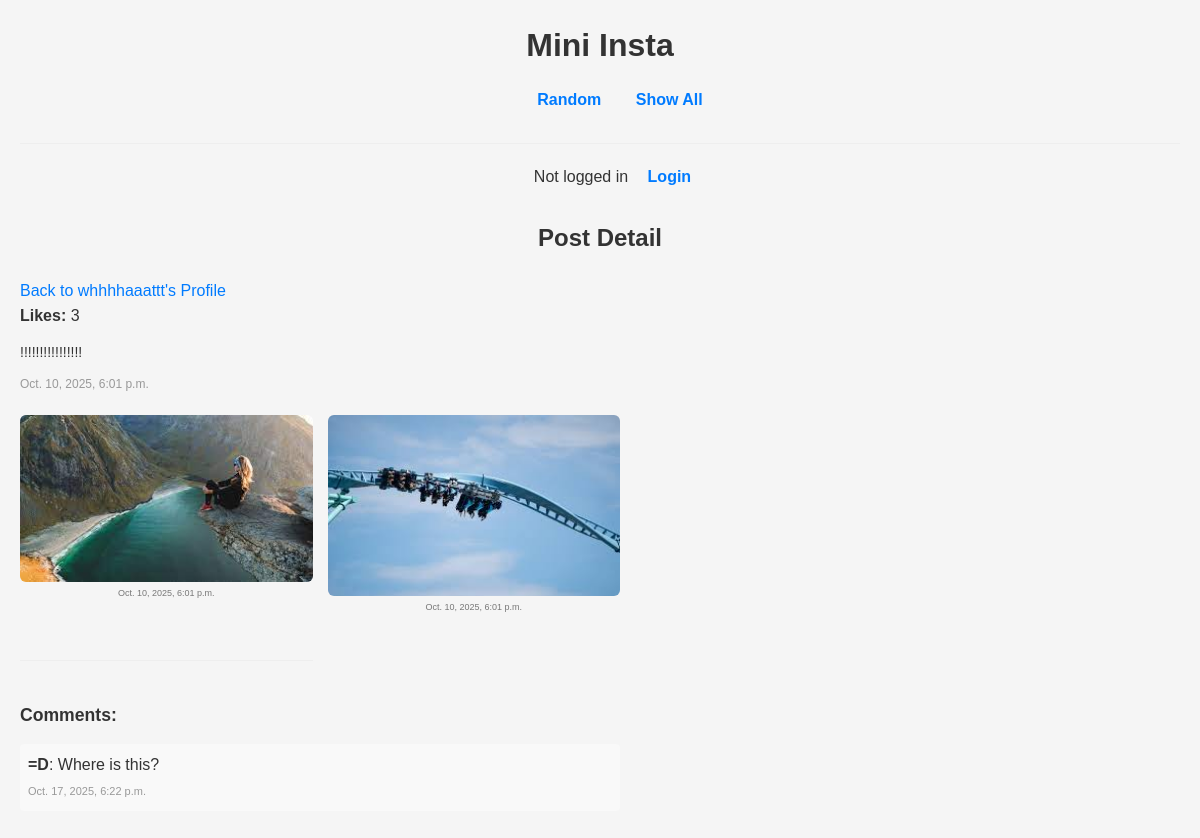
Screenshot of /mini_insta/post/15 with the database file from the repository.
### mini_insta/models.py (models this page shows, shortened)
class Post(models.Model):
    profile = models.ForeignKey(Profile, on_delete=models.CASCADE)
    timestamp = models.DateTimeField(auto_now=True)
    caption = models.TextField(max_length= 1000, blank=True)
    def get_all_photos(self):
        photos = Photo.objects.filter(post = self)
        return photos
    def get_all_comments(self):
        return Comment.objects.filter(post=self)
    def get_num_likes(self):
        return Like.objects.filter(post=self).count()
    class Meta:
        ordering = ['-timestamp']

class Profile(models.Model):
    username = models.CharField(max_length=50, unique=True)
    display_name = models.CharField(max_length=100)
    profile_image_url = models.URLField(blank=True)
    bio_text = models.TextField(max_length=500, blank=True)
    join_date = models.DateTimeField(auto_now=True)
    user = models.ForeignKey(User, on_delete=models.CASCADE)
    class Meta:
        ordering = ['-join_date']

class Photo(models.Model):
    post = models.ForeignKey(Post, on_delete=models.CASCADE)
    image_url = models.URLField(blank=True)
    image_file = models.ImageField(blank=True)
    timestamp = models.DateTimeField(auto_now=True)
    def get_image_url(self):
        if self.image_url:
            return self.image_url
        else:
            return self.image_file.url
    class Meta:
        ordering = ['-timestamp']

class Comment(models.Model):
    post = models.ForeignKey('Post', on_delete=models.CASCADE)
    profile = models.ForeignKey('Profile', on_delete=models.CASCADE)
    timestamp = models.DateTimeField(auto_now_add=True)
    text = models.TextField(max_length=1000)
    class Meta:
        ordering = ['-timestamp']

### mini_insta/views.py (the view)
# urls.py: path('post/<int:pk>', PostDetailView.as_view(), name="show_post"),
class PostDetailView(DetailView):
    model = Post
    template_name = "mini_insta/show_post.html"
    context_object_name = "post"
    def get_context_data(self, **kwargs):
        context = super().get_context_data(**kwargs)
        post = self.get_object()
        user = self.request.user
        if user.is_authenticated:
            profile = Profile.objects.filter(user=user).first()
            if profile:
                context['is_own_post'] = (profile == post.profile)
                context['user_liked'] = Like.objects.filter(post=post, profile=profile).exists()
            else:
                context['is_own_post'] = False
                context['user_liked'] = False
        else:
            context['is_own_post'] = False
            context['user_liked'] = False
        return context

### mini_insta/templates/mini_insta/show_post.html (shortened to what this page needs)
{% extends 'mini_insta/base.html' %}
{% block content %}
<h2>Post Detail</h2>
<div class="post-detail-container">
    <p>
        <a href="{% url 'show_profile' post.profile.pk %}"> Back to {{ post.profile.display_name }}'s Profile</a>
    </p>
    <p><strong>Likes:</strong> {{ post.get_num_likes }}</p>
    <p class="post-caption">{{ post.caption }}</p>
    <p class="post-timestamp">{{ post.timestamp }}</p>
    <div class="post-photos-container">
        {% for photo in post.get_all_photos %}
            <div class="post-photo">
                <img src= "{{ photo.get_image_url }}" alt="Post photo" class="post-image">
                <p class="photo-timestamp">{{ photo.timestamp }}</p>
            </div>
        {% empty %}
            <p>No photos for this post.</p>
        {% endfor %}
        <hr>
    </div>
    <h3>Comments:</h3>
    <ul class="post-comments">
        {% for comment in post.get_all_comments %}
            <li>
                <strong>{{ comment.profile.display_name }}</strong>: {{ comment.text }} <br>
                <small>{{ comment.timestamp }}</small>
            </li>
        {% empty %}
            <li>No comments yet.</li>
        {% endfor %}
    </ul>
</div>
{% endblock %}

### static/mini_insta_styles.css (style rules this page uses)
body, h1, h2, p, div { margin: 0; padding: 0; box-sizing: border-box; font-family: Arial, sans-serif; }
body { background-color: #f5f5f5; color: #333; line-height: 1.6; padding: 20px; }
hr { border: 0; border-top: 1px solid #eee; margin: 15px 0; }
.post-photo { text-align: center; margin-bottom: 10px; }
.post-image { max-width: 300px; height: auto; max-height: 300px; border-radius: 6px; object-fit: cover; margin: 0 auto; }
.photo-timestamp { font-size : 9px !important; color: #777; margin-top: 4px; }
.post-caption { font-size: 14px; margin: 8px 0; }
.post-timestamp { font-size: 12px !important; color: #999; }
.post-detail-container { max-width: 800px; margin: 0 auto; padding: 20px; }
.post-photos-container { display: grid; grid-template-columns: repeat(auto-fill, minmax(250px, 1fr)); gap: 15px; margin-top: 20px; }
.post-photo img { width: 100%; max-height: 300px; object-fit: cover; border-radius: 6px; }
.post-detail-container { max-width: 600px; margin: 0 auto; padding: 20px; }
.post-detail-container { width: 100%; max-width: 600px; margin: 0; padding: 0; }
.post-timestamp { font-size: 12px !important; color: #999; margin: 0; }
.post-caption { font-size: 14px; margin: 12px 0; text-align: left; }
.post-photos-container { display: grid; grid-template-columns: repeat(auto-fill, minmax(250px, 1fr)); gap: 15px; margin-top: 20px; width: 100%; }
.post-photo img, .post-image { width: 100%; max-width: 300px; height: auto; max-height: 300px; border-radius: 6px; object-fit: cover; margin: 0 auto; }
.photo-timestamp { font-size: 9px !important; color: #777; margin-top: 4px; }
.post-comments { list-style: none; padding: 0; margin: 15px 0; text-align: left; }
.post-comments li { margin-bottom: 10px; padding: 8px; background-color: #f9f9f9; border-radius: 4px; }
.post-comments li strong { color: #333; }
.post-comments li small { color: #999; font-size: 11px; }
h2 { text-align: center; margin-bottom: 20px; }
h3 { font-size: 1.1em; margin-top: 20px; margin-bottom: 10px; text-align: left; }
hr { border: 0; border-top: 1px solid #eee; margin: 20px 0; width: 100%; }
a { color: #007bff; text-decoration: none; }

### rows the page displays
Post: profile.display_name "whhhhaaattt", get_num_likes "3", caption "!!!!!!!!!!!!!!!!", timestamp "Oct. 10, 2025, 6:01 p.m."
Photo: get_image_url (picture), timestamp "Oct. 10, 2025, 6:01 p.m."
Photo: get_image_url (picture), timestamp "Oct. 10, 2025, 6:01 p.m."
Comment: profile.display_name "=D", text "Where is this?", timestamp "Oct. 17, 2025, 6:22 p.m."
